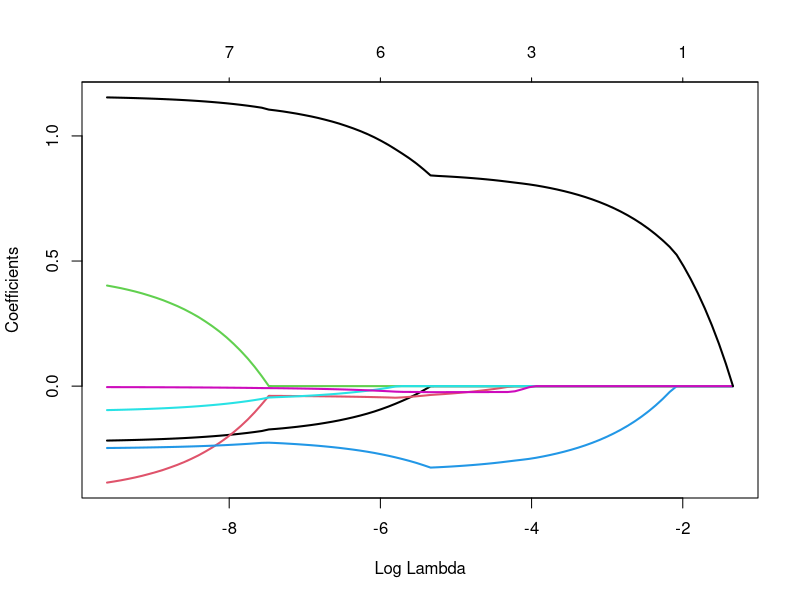
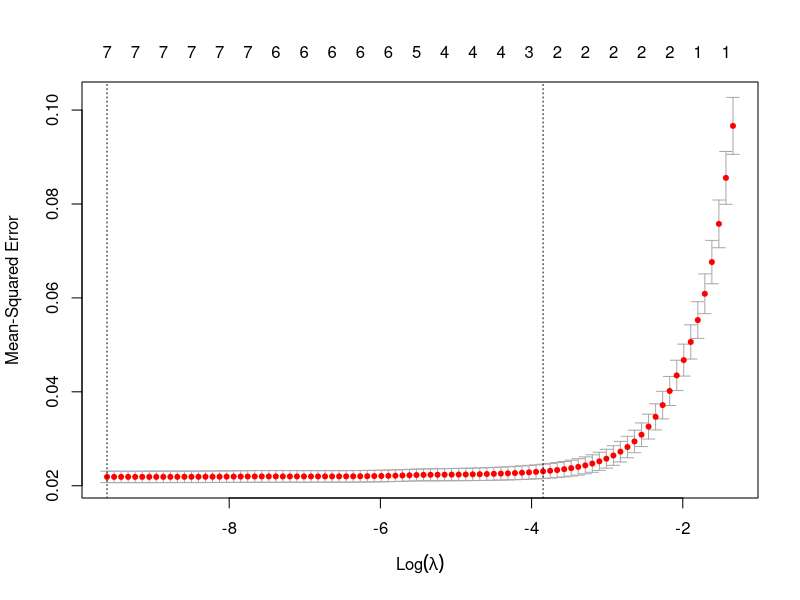
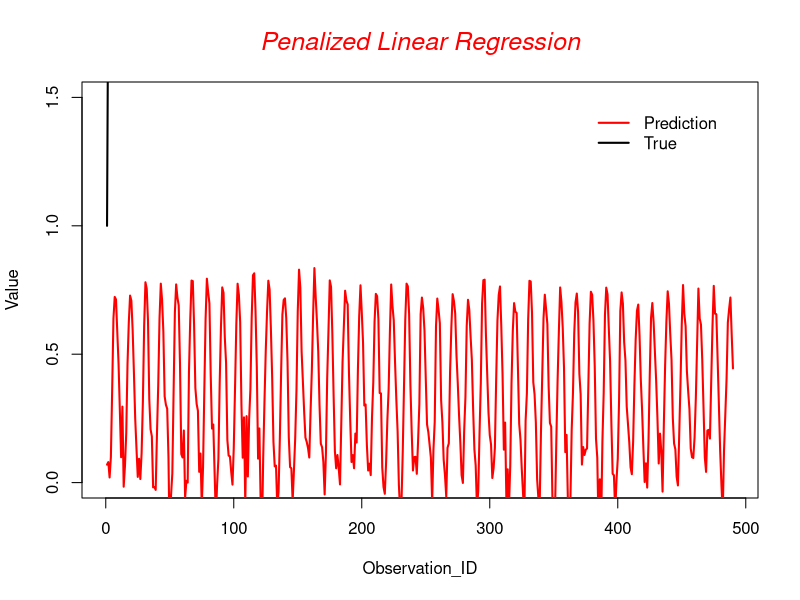

Write the R code that produced these figures, in order.
library(glmnet)
library(mice)

arctic <- read.csv("arctic_data.csv",stringsAsFactors = F)
x <- as.matrix(arctic[,c(7:13)])
y <- as.matrix(arctic[,c(6)])

# lasso regression
r1 <- glmnet(x = x, y = y, family = "gaussian", alpha = 1)

# coefficients variation plot
plot(r1, xvar="lambda", lwd = '2')

# n-fold testing 
rlcv <- cv.glmnet(x = x, y = y, family = "gaussian", alpha = 1, nfolds = 10)

# Log Lambda vs Testing Error
plot(rlcv)

# Print value of "min" and "1se"
print(rlcv)

# view coefficients (the result can be different after each training
# since n-folds method above split data set randomly)
coef(rlcv,s=rlcv$lambda.1se)
coef(rlcv,s=rlcv$lambda.min)

# put optimum coefficients into model
rlcv_min <- glmnet(x = x, y = y, family = "gaussian", 
                   alpha = 1, lambda = rlcv$lambda.min)

# prediction and table merging
result <- as.data.frame(cbind(arctic[,c(1,2,3,6)],predict(rlcv_min,x)))

# calculate value of R^2
result["R^2"] <- ((result$area-result$s0)^2)
R_square <- sum(result$`R^2`)/490

# plot line chart (Prediction vs True)
{plot(result$observation,result$area,type ='l',ylim = c(0,1.5),lwd = '2',
      xlab = "Observation_ID", ylab = "Value")
  lines(result$observation,result$s0,lty=1,col='red',lwd = '2')}

# title and legend
{title(main = list("Penalized Linear Regression", cex = 1.5, col = "red", font = 3)) 
  legend("topright", inset=.05, c("Prediction","True"),bty = 'n',
         lty=c(1, 1),  col=c("red", "black"),lwd =c(2, 2))}

